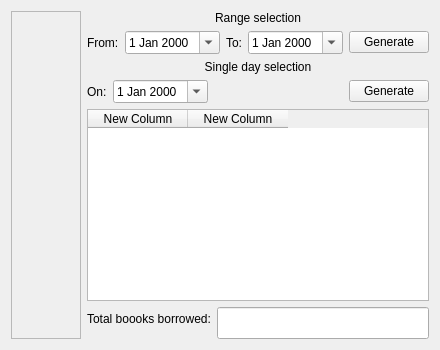
      <widget class="QWidget" name="pgReport">
       <layout class="QHBoxLayout" name="horizontalLayout_28">
        <item>
         <widget class="QScrollArea" name="graphScroll">
          <property name="verticalScrollBarPolicy">
           <enum>Qt::ScrollBarAsNeeded</enum>
          </property>
          <property name="sizeAdjustPolicy">
           <enum>QAbstractScrollArea::AdjustToContents</enum>
          </property>
          <property name="widgetResizable">
           <bool>true</bool>
          </property>
          <widget class="QWidget" name="scrollAreaWidgetContents">
           <property name="geometry">
            <rect>
             <x>0</x>
             <y>0</y>
             <width>545</width>
             <height>439</height>
            </rect>
           </property>
          </widget>
         </widget>
        </item>
        <item>
         <layout class="QVBoxLayout" name="verticalLayout_13">
          <item>
           <layout class="QVBoxLayout" name="verticalLayout_10">
            <item>
             <layout class="QVBoxLayout" name="verticalLayout_9">
              <item>
               <widget class="QLabel" name="label_7">
                <property name="accessibleName">
                 <string>title</string>
                </property>
                <property name="text">
                 <string>Range selection</string>
                </property>
                <property name="alignment">
                 <set>Qt::AlignCenter</set>
                </property>
               </widget>
              </item>
              <item>
               <layout class="QHBoxLayout" name="horizontalLayout_16">
                <item>
                 <layout class="QFormLayout" name="formLayout_5">
                  <item row="0" column="0">
                   <widget class="QLabel" name="label_3">
                    <property name="text">
                     <string>From:</string>
                    </property>
                   </widget>
                  </item>
                  <item row="0" column="1">
                   <widget class="QDateEdit" name="fromDate">
                    <property name="calendarPopup">
                     <bool>true</bool>
                    </property>
                   </widget>
                  </item>
                 </layout>
                </item>
                <item>
                 <layout class="QFormLayout" name="formLayout_6">
                  <item row="0" column="0">
                   <widget class="QLabel" name="label_4">
                    <property name="text">
                     <string>To:</string>
                    </property>
                   </widget>
                  </item>
                  <item row="0" column="1">
                   <widget class="QDateEdit" name="toDate">
                    <property name="calendarPopup">
                     <bool>true</bool>
                    </property>
                   </widget>
                  </item>
                 </layout>
                </item>
                <item>
                 <widget class="QPushButton" name="generateRangeReport">
                  <property name="text">
                   <string>Generate</string>
                  </property>
                 </widget>
                </item>
               </layout>
              </item>
              <item>
               <widget class="QLabel" name="label_22">
                <property name="accessibleName">
                 <string>title</string>
                </property>
                <property name="text">
                 <string>Single day selection</string>
                </property>
                <property name="alignment">
                 <set>Qt::AlignCenter</set>
                </property>
               </widget>
              </item>
              <item>
               <layout class="QHBoxLayout" name="horizontalLayout_24">
                <item>
                 <layout class="QFormLayout" name="formLayout_7">
                  <item row="0" column="0">
                   <widget class="QLabel" name="label_5">
                    <property name="text">
                     <string>On:</string>
                    </property>
                   </widget>
                  </item>
                  <item row="0" column="1">
                   <widget class="QDateEdit" name="onDate">
                    <property name="calendarPopup">
                     <bool>true</bool>
                    </property>
                   </widget>
                  </item>
                 </layout>
                </item>
                <item>
                 <spacer name="horizontalSpacer_2">
                  <property name="orientation">
                   <enum>Qt::Horizontal</enum>
                  </property>
                  <property name="sizeHint" stdset="0">
                   <size>
                    <width>40</width>
                    <height>20</height>
                   </size>
                  </property>
                 </spacer>
                </item>
                <item>
                 <widget class="QPushButton" name="generateOnReport">
                  <property name="text">
                   <string>Generate</string>
                  </property>
                 </widget>
                </item>
               </layout>
              </item>
             </layout>
            </item>
            <item>
             <widget class="QTableWidget" name="tblReport">
              <property name="contextMenuPolicy">
               <enum>Qt::CustomContextMenu</enum>
              </property>
              <property name="selectionBehavior">
               <enum>QAbstractItemView::SelectRows</enum>
              </property>
              <column>
               <property name="text">
                <string>New Column</string>
               </property>
              </column>
              <column>
               <property name="text">
                <string>New Column</string>
               </property>
              </column>
             </widget>
            </item>
           </layout>
          </item>
          <item>
           <layout class="QFormLayout" name="formLayout_8">
            <item row="0" column="0">
             <widget class="QLabel" name="label_6">
              <property name="text">
               <string>Total boooks borrowed:</string>
              </property>
             </widget>
            </item>
            <item row="0" column="1">
             <widget class="QLineEdit" name="txtTotalBooks">
              <property name="styleSheet">
               <string notr="true">font-size:20px;</string>
              </property>
              <property name="alignment">
               <set>Qt::AlignRight|Qt::AlignTrailing|Qt::AlignVCenter</set>
              </property>
              <property name="readOnly">
               <bool>true</bool>
              </property>
             </widget>
            </item>
           </layout>
          </item>
         </layout>
        </item>
       </layout>
      </widget>
